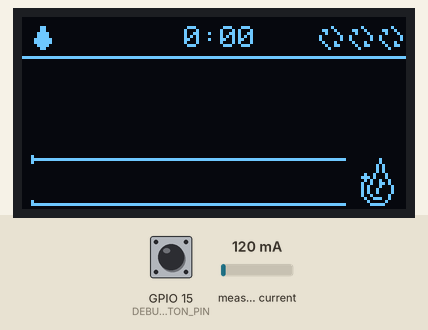
This program was run on a simulated ESP8266 (NodeMCU). Parts: 128×64 one-colour display. The inputs (shaded band) are chosen by the test bench; at power-on: GPIO 15 (DEBUG_BUTTON_PIN) LOW, measured current 120 mA. WiFi joins after 1.5 s; servers stay silent unless stated; uploads are accepted with an empty reply; what the program prints to the serial monitor is not drawn.

Above: at 0.3 s.
At 1.8 s:
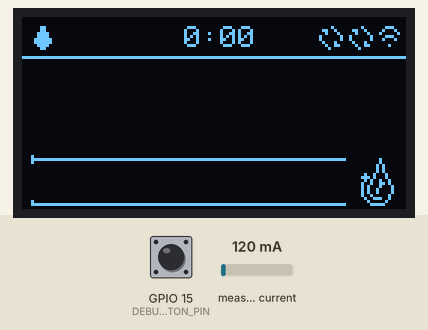
Timing chart, 0 to 4.8 s (numbered marks = the images above; inputs shaded):
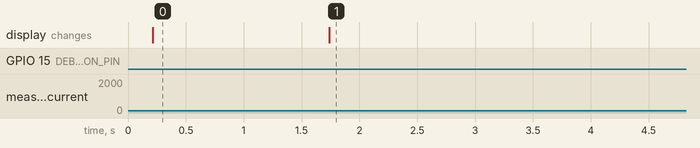

Measured:
- what the display in image 0 shows lasts 1.5 s, from 0.2 s to 1.7 s

The program:

main.cpp
```cpp
// ############# LIBRARIES ############### //
// WiFi Library
#include <ESP8266WiFi.h>

// HTTP Request Libraries
#include <ESP8266HTTPClient.h>
#include <WiFiClient.h>
#include <Wire.h>

// Json Library
#include <ArduinoJson.h>

// EmonLib Library for energy monitoring
#include <EmonLib.h>

// Layout Libraries
#include "Icons.h"
#include "Layout.h"

// ############# CONSTANTS ############### //
#define DEBUG_BUTTON_PIN 15 // Define debug button pin
#define SENSOR_PIN A0       // Define sensor pin

// WiFi Network
const char *SSID = "MINASTELECOM_1447"; // WiFi SSID
const char *PASSWORD = "91006531t";     // WiFi Password

// URL Data
String url = "http://morea-ifs.org"; // WebSite URL (using HTTP and not HTTPS)
String deviceId;
String apiToken;
String path;

// Others
const byte interval = 5; // Sample Collection Interval (In Seconds)
int cycles = 60;
bool DEBUG = true; // DEBUG = 1 (Enables the Debug Mode)
byte i = 0;

// Energy Monitor Variables
const int tensao = 110;
double energiaAcumulada = 0;
unsigned long ultimaMedicao = 0;
const double valorKwh = 0.88;

// ############### OBJECTS ################# //
WiFiClient client;
HTTPClient http;
DynamicJsonDocument doc(1024);
Layout layout(128, 64, -1);  // Assuming this library is compatible with ESP8266
Icons icons;                 // Assuming this library is compatible with ESP8266
EnergyMonitor monitor;

// ############# PROTOTYPES ############### //
void initWiFi();
void httpRequest(String path);
String makeRequest(String path);

// ############### SETUP ################# //
void setup() {
  Serial.begin(115200);
  pinMode(DEBUG_BUTTON_PIN, INPUT);

  layout.beginLayout();
  layout.beginTimer();
  layout.drawLogo(icons.sparcLogo());
  layout.drawIcon(0, icons.waterIcon());
  layout.drawIcon(5, icons.loadingIcon());
  layout.drawIcon(6, icons.loadingIcon());
  layout.drawIcon(7, icons.loadingIcon());

  String mac_address = WiFi.macAddress();
  Serial.println("Endereço Mac: " + mac_address);

  initWiFi();

  path = url + "/api/identify-device";
  String data = "macAddress=" + mac_address;

  if (http.begin(client, path)) {
    http.addHeader("Content-Type", "application/x-www-form-urlencoded");
    int httpResponseCode = http.POST(data);
    String payload = http.getString();

    if (httpResponseCode < 0) {
      Serial.println("request error - " + httpResponseCode);
    }

    if (httpResponseCode != HTTP_CODE_OK) {
      Serial.println("Falha no Envio");
      Serial.println(httpResponseCode);
    }

    DeserializationError error = deserializeJson(doc, payload);
    if (error) {
      Serial.println("Deserialization error");
      return;
    }

    deviceId = doc["id"].as<String>();
    apiToken = doc["api_token"].as<String>();

    Serial.println("Device ID: " + deviceId);
    Serial.println("API Token: " + apiToken);

    http.end();
  }

  Serial.println();
  Serial.print("ESP IP Address: http://" + WiFi.localIP().toString());

  path = url + "/api/get-device-ip";
  data = "deviceId=" + deviceId + "&deviceIp=" + WiFi.localIP().toString() + "&apiToken=" + apiToken;
  Serial.println();

  if (http.begin(client, path)) {
    http.addHeader("Content-Type", "application/x-www-form-urlencoded");
    int httpResponseCode = http.POST(data);
    String payload = http.getString();

    if (httpResponseCode < 0) {
      Serial.println("request error - " + httpResponseCode);
    }

    if (httpResponseCode != HTTP_CODE_OK) {
      Serial.println("Falha no Envio");
      Serial.println(httpResponseCode);
    }

    DeserializationError error = deserializeJson(doc, payload);
    if (error) {
      Serial.println("Deserialization error");
      layout.drawIcon(6, icons.failedIcon());
      return;
    }

    String responseMessage = doc["message"].as<String>();
    String deviceName = doc["deviceName"].as<String>();
    Serial.println("Response Message: " + responseMessage + " | Device Name: " + deviceName);

    if (deviceName == "null") {
      layout.writeLine(3, "Device: Unnamed");
    } else {
      layout.writeLine(3, "Device: " + deviceName);
    }
    layout.drawIcon(6, icons.keyIcon());

    http.end();
  }

  monitor.current(SENSOR_PIN, 60);
}

// ############### LOOP ################# //
void loop() {
  if (WiFi.status() != WL_CONNECTED) {
    layout.drawIcon(7, icons.loadingIcon());
    initWiFi();
  }

  if (digitalRead(DEBUG_BUTTON_PIN) == HIGH && DEBUG == false) {
    DEBUG = true;
    cycles = 3;
    Serial.println("Debug mode ativado");
  } else if (digitalRead(DEBUG_BUTTON_PIN) == HIGH && DEBUG == true) {
    DEBUG = false;
    cycles = 60;
    Serial.println("Debug mode desativado");
  }

  Serial.println(DEBUG);

  unsigned long currentMillis = millis();
  static unsigned long previousMillis = 0;

  if (currentMillis - previousMillis >= interval * 1000) {
    previousMillis = currentMillis;

    double corrente = monitor.calcIrms(1480);
    double potencia = corrente * tensao;

    unsigned long tempoAtual = millis();
    if (ultimaMedicao > 0) {
      double tempoDecorrido = (tempoAtual - ultimaMedicao) / 3600000.0;
      energiaAcumulada += potencia * tempoDecorrido / 1000.0;
    }
    ultimaMedicao = tempoAtual;

    i++;

    layout.writeLine(0, "Corrente: " + String(corrente) + " A");
    layout.writeLine(1, "Potência: " + String(potencia) + " W");
    layout.writeLine(2, "Energia: " + String(energiaAcumulada) + " kWh");

    if (DEBUG) {
      Serial.println("Corrente: " + String(corrente) + " A");
      Serial.println("Potência: " + String(potencia) + " W");
      Serial.println("Energia Acumulada: " + String(energiaAcumulada) + " kWh");
      Serial.println("Número de Coletas Atuais: " + String(i));
    }

    path = url + "/api/get-device-data";
    String data = "deviceId=" + deviceId + "&apiToken=" + apiToken + "&corrente=" + String(corrente) + "&potencia=" + String(potencia) + "&energia=" + String(energiaAcumulada);
    Serial.println();

    if (http.begin(client, path) && i == cycles) {
      http.addHeader("Content-Type", "application/x-www-form-urlencoded");
      int httpResponseCode = http.POST(data);
      String payload = http.getString();

      if (httpResponseCode < 0) {
        Serial.println("request error - " + httpResponseCode);
        layout.drawIcon(5, icons.failedIcon());
        i = 0;
        previousMillis = 0;
        layout.updateTimer(i, interval);
      }

      if (httpResponseCode != HTTP_CODE_OK) {
        Serial.println("Falha no Envio");
        Serial.println(httpResponseCode);
        layout.drawIcon(5, icons.failedIcon());
        i = 0;
        previousMillis = 0;
        layout.updateTimer(i, interval);
      }

      DeserializationError error = deserializeJson(doc, payload);
      if (error) {
        Serial.println("Deserialization error");
        layout.drawIcon(5, icons.failedIcon());
        i = 0;
        previousMillis = 0;
        layout.updateTimer(i, interval);
      }

      String responseMessage = doc["message"].as<String>();
      String deviceName = doc["deviceName"].as<String>();
      Serial.println("Response Message: " + responseMessage + " | Device Name: " + deviceName);

      i = 0;
      previousMillis = 0;
      layout.updateTimer(i, interval);
      layout.drawIcon(5, icons.successIcon());

      http.end();
    }
  }
}

// ############### INIT WIFI ################# //
void initWiFi() {
  WiFi.begin(SSID, PASSWORD);

  Serial.println();
  Serial.print("Conectando a ");
  Serial.println(SSID);

  while (WiFi.status() != WL_CONNECTED) {
    delay(500);
    Serial.print(".");
  }

  Serial.println();
  Serial.println("WiFi conectado");
  Serial.print("IP: ");
  Serial.println(WiFi.localIP());

  layout.drawIcon(7, icons.wifiIcon());
}
```

Icons.cpp
```cpp
#include "Arduino.h"
#include "Icons.h"

const unsigned char Icons::_sparcLogo[] PROGMEM =
    {B00000000, B10000000,
     B00000000, B10000000,
     B00000001, B01000000,
     B00000001, B01000000,
     B00000001, B01000000,
     B00010010, B00100000,
     B00111010, B00100000,
     B00010100, B10010000,
     B00100100, B11010000,
     B00101000, B10001000,
     B00101001, B00001000,
     B00101001, B00001000,
     B00100100, B00010000,
     B00010011, B10010000,
     B00001000, B00100000,
     B00000111, B11000000};

const unsigned char Icons::_loadingIcon[] PROGMEM = {
    B00001000,
    B01100100,
    B00100010,
    B10000001,
    B10000001,
    B01000100,
    B00100110,
    B00010000};

const unsigned char Icons::_failedIcon[] PROGMEM = {
    B10000010,
    B01000100,
    B00101000,
    B00010000,
    B00101000,
    B01000100,
    B10000010,
    B00000000};

const unsigned char Icons::_successIcon[] PROGMEM = {
    B00000000,
    B00000001,
    B00000010,
    B00000100,
    B10001000,
    B01010000,
    B00100000,
    B00000000};

const unsigned char Icons::_keyIcon[] PROGMEM = {
    B00111000,
    B00011000,
    B00011000,
    B00111100,
    B01100110,
    B01000010,
    B01100110,
    B00111100};

const unsigned char Icons::_wifiIcon[] PROGMEM = {
    B00111000,
    B01000100,
    B10000010,
    B00111000,
    B01000100,
    B00000000,
    B00010000,
    B00000000};

const unsigned char Icons::_waterIcon[] PROGMEM = {
    B00011000,
    B00011000,
    B00111100,
    B00111100,
    B01111110,
    B01111110,
    B00111100,
    B00011000};

const unsigned char Icons::_wrenchIcon[] PROGMEM = {
    B00100100,
    B01100110,
    B01100110,
    B00111100,
    B00011000,
    B00011000,
    B00011000,
    B00011000};

Icons::Icons() {}

const unsigned char *Icons::sparcLogo()
{
    return _sparcLogo;
}

const unsigned char *Icons::loadingIcon()
{
    return _loadingIcon;
}

const unsigned char *Icons::failedIcon()
{
    return _failedIcon;
}

const unsigned char *Icons::successIcon()
{
    return _successIcon;
}

const unsigned char *Icons::keyIcon()
{
    return _keyIcon;
}

const unsigned char *Icons::wifiIcon()
{
    return _wifiIcon;
}

const unsigned char *Icons::waterIcon()
{
    return _waterIcon;
}

const unsigned char *Icons::wrenchIcon()
{
    return _wrenchIcon;
}
```

Icons.h
```cpp
#ifndef Icons_h
#define Icons_h

#include <avr/pgmspace.h> // Include this to use PROGMEM

class Icons
{
public:
    Icons();
    static const unsigned char *sparcLogo();
    static const unsigned char *loadingIcon();
    static const unsigned char *failedIcon();
    static const unsigned char *successIcon();
    static const unsigned char *keyIcon();
    static const unsigned char *wifiIcon();
    static const unsigned char *waterIcon();
    static const unsigned char *wrenchIcon();

private:
    static const unsigned char _sparcLogo[] PROGMEM;
    static const unsigned char _loadingIcon[] PROGMEM;
    static const unsigned char _failedIcon[] PROGMEM;
    static const unsigned char _successIcon[] PROGMEM;
    static const unsigned char _keyIcon[] PROGMEM;
    static const unsigned char _wifiIcon[] PROGMEM;
    static const unsigned char _waterIcon[] PROGMEM;
    static const unsigned char _wrenchIcon[] PROGMEM;
};

#endif
```

Layout.cpp
```cpp
// Essential libs
#include "Arduino.h"
#include "Layout.h"

// Display libs
#include <SPI.h>
#include <Adafruit_GFX.h>
#include <Adafruit_SSD1306.h>

int displayIconsXAxis[] = {3, 13, 23, 33, 89, 99, 109, 119};
int displayTextYAxis[] = {16, 26, 36, 51};

Layout::Layout(int screen_width, int screen_height, int reset_pin) : display(screen_width, screen_height, &Wire, reset_pin)
{
    // Display Initialization

    if (!display.begin(SSD1306_SWITCHCAPVCC, 0x3C)) // Try to Detect and Inicialize Display
    {
        Serial.println(F("SSD1306 allocation failed"));
        for (;;)
            ; // Don't proceed, loop forever
    }
}

void Layout::beginLayout()
{
    // Drawing Basic Layout on Display
    display.clearDisplay();

    display.writeFastHLine(0, 13, 128, SSD1306_WHITE);
    display.writePixel(3, 46, SSD1306_WHITE);
    display.writeFastHLine(3, 47, 105, SSD1306_WHITE);
    display.writePixel(3, 48, SSD1306_WHITE);
    display.writePixel(3, 61, SSD1306_WHITE);
    display.writeFastHLine(3, 62, 105, SSD1306_WHITE);

    // Setting text properties
    display.setTextSize(1);
    display.setTextColor(SSD1306_WHITE);

    display.display();
}

void Layout::beginTimer()
{
    display.setCursor(54, 3);
    display.println("0:00");

    display.display();
}

void Layout::updateTimer(int counter, byte interval)
{
    // Interval correspond to the time passed beetween every counter
    //  Calculating the Timer Values
    int minutes = 4 - floor((counter * interval) / 60);
    int seconds = 60 - ((counter * interval) % 60);

    if (seconds == 60)
    {
        minutes = minutes + 1;
        seconds = 0;
    }

    display.setTextSize(1);
    display.setTextColor(SSD1306_WHITE);

    display.writeFillRect(54, 3, 25, 8, SSD1306_BLACK);
    display.setCursor(54, 3);

    if (seconds < 10)
    {
        display.println(String(minutes) + ":0" + String(seconds));
    }
    else
    {
        display.println(String(minutes) + ":" + String(seconds));
    }

    display.display();
}

void Layout::drawLogo(const unsigned char *logo)
{
    display.drawBitmap(111, 47, logo, 16, 16, 1);
    display.display();
}

void Layout::drawIcon(int index, const unsigned char *logo)
{
    display.writeFillRect(displayIconsXAxis[index], 3, 8, 8, SSD1306_BLACK);
    display.drawBitmap(displayIconsXAxis[index], 3, logo, 8, 8, 1);

    display.display();
}

void Layout::eraseIcon(int index)
{
    display.writeFillRect(displayIconsXAxis[index], 3, 8, 8, SSD1306_BLACK);

    display.display();
}

void Layout::writeLine(int index, String text)
{
    display.setTextSize(1);
    display.setTextColor(SSD1306_WHITE);

    display.writeFillRect(3, displayTextYAxis[index], 124, 8, SSD1306_BLACK);
    display.setCursor(3, displayTextYAxis[index]);

    display.println(text);

    display.display();
}
```

Layout.h
```cpp
#ifndef Layout_h
#define Layout_h
#include <Adafruit_GFX.h>
#include <Adafruit_SSD1306.h>

#include "Arduino.h"

class Layout
{
public:
    Layout(int screen_width, int screen_height, int reset_pin);
    void beginLayout();
    void beginTimer();
    void updateTimer(int counter, byte interval);
    void drawLogo(const unsigned char *logo);
    void drawIcon(int index, const unsigned char *logo);
    void eraseIcon(int index);
    void writeLine(int index, String text);

private:
    Adafruit_SSD1306 display;
};

#endif
```
